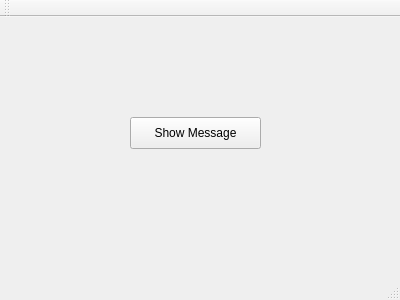
<?xml version="1.0" encoding="UTF-8"?>
<ui version="4.0">
 <class>MainWindow</class>
 <widget class="QMainWindow" name="MainWindow">
  <property name="geometry">
   <rect>
    <x>0</x>
    <y>0</y>
    <width>400</width>
    <height>300</height>
   </rect>
  </property>
  <property name="windowTitle">
   <string>MainWindow</string>
  </property>
  <widget class="QWidget" name="centralWidget">
   <widget class="QPushButton" name="pushButton">
    <property name="geometry">
     <rect>
      <x>130</x>
      <y>100</y>
      <width>131</width>
      <height>32</height>
     </rect>
    </property>
    <property name="text">
     <string>Show Message</string>
    </property>
   </widget>
  </widget>
  <widget class="QMenuBar" name="menuBar">
   <property name="geometry">
    <rect>
     <x>0</x>
     <y>0</y>
     <width>400</width>
     <height>22</height>
    </rect>
   </property>
  </widget>
  <widget class="QToolBar" name="mainToolBar">
   <attribute name="toolBarArea">
    <enum>TopToolBarArea</enum>
   </attribute>
   <attribute name="toolBarBreak">
    <bool>false</bool>
   </attribute>
  </widget>
  <widget class="QStatusBar" name="statusBar"/>
 </widget>
 <layoutdefault spacing="6" margin="11"/>
 <resources/>
 <connections/>
</ui>
